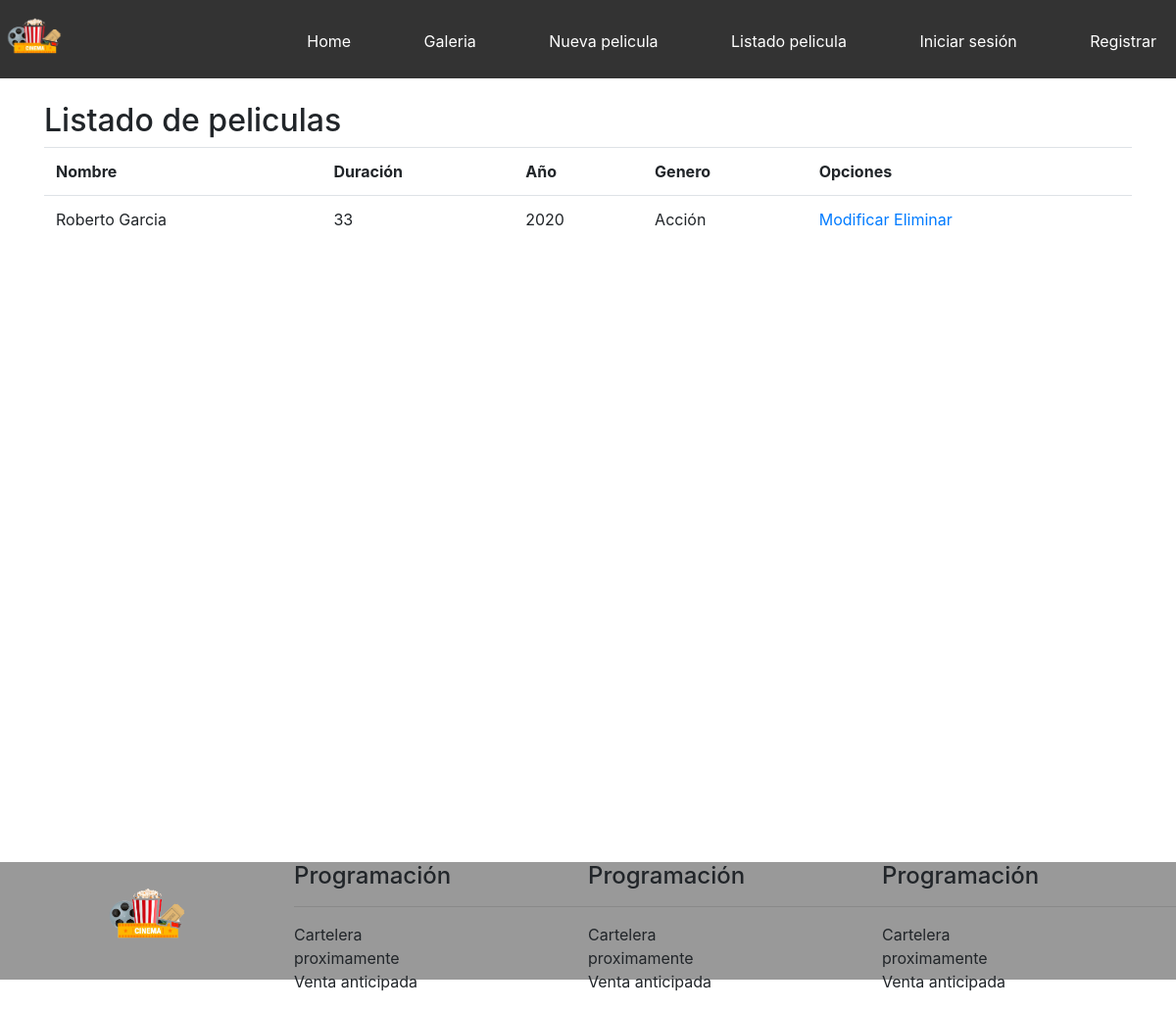
The page /listado-peliculas on the database as committed earlier.
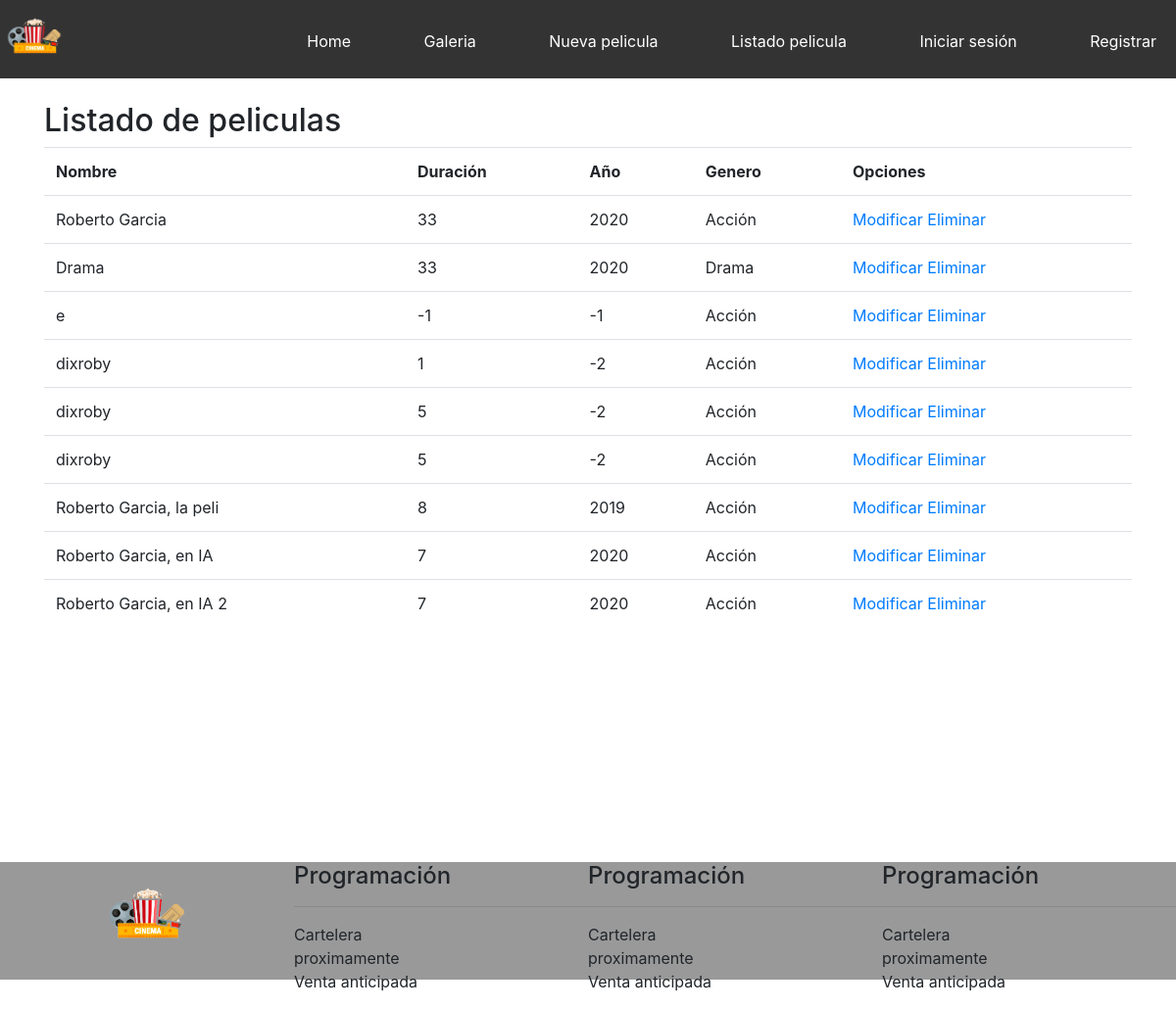
The same page on the database as committed later.
### core/models.py (models this page shows, shortened)
class Pelicula(models.Model):
    nombre = models.CharField(max_length=200)
    duracion = models.IntegerField()
    anio = models.IntegerField(verbose_name="Año")
    genero = models.ForeignKey(Genero, on_delete=models.CASCADE)
    sipnopsis = models.TextField(null = True, blank = True)
    fecha_streno = models.DateField()
    imagen = models.ImageField(null = True, blank = True)

class Genero(models.Model):
    nombre = models.CharField(max_length=80)
    def __str__(self):
        return self.nombre

### core/views.py (the view)
# urls.py: path('listado-peliculas',listado_pelicula,name="listado_pelicula"),
def listado_pelicula(request):
    pelicula = Pelicula.objects.all()
    data = {"peliculas":pelicula}
    return render(request,'core/listado_peliculas.html',data)

### core/templates/core/listado_peliculas.html (shortened to what this page needs)
{% extends 'core/base.html' %}
{% load static%}
{% block contenido %}
{% block css %}
<link rel="stylesheet" href="//cdnjs.cloudflare.com/ajax/libs/toastr.js/latest/css/toastr.min.css">
{%endblock %}
<h2>Listado de peliculas</h2>
<table class="table">
    <tr>
        <th>Nombre</th>
        <th>Duración</th>
        <th>Año</th>
        <th>Genero</th>
        <th>Opciones</th>
    </tr>
    {% for c in peliculas%}
    <tr>
        <td>{{c.nombre}}</td>
        <td>{{c.duracion}}</td>
        <td>{{c.anio}}</td>
        <td>{{c.genero}}</td>
        <td>
            <a href="{% url 'pelicula:modificar-pelicula' c.id %}">Modificar</a>
            <a onclick="confirmarEliminacion(  '{{c.id }}'  , '{{c.nombre }}' )" href="#">Eliminar</a> </td>
    </tr>
    {%endfor %}
</table>
{% endblock %}

### core/templates/core/base.html (shortened to what this page needs)
<!DOCTYPE html>
<html lang="es">
<head>
    {% load static %}
    {% block css %}
    {% endblock %}
    <link rel="stylesheet" href="{% static 'core/css/estilos.css'%}">
    <link rel="stylesheet" href="https://stackpath.bootstrapcdn.com/bootstrap/4.3.1/css/bootstrap.min.css">
</head>
<body>
    <header>
        <img src="{% static 'core/img/logo.png'%} " alt="Logo" class="logo">
        <nav>
                <ul>
                        <li>
                            <a href="{% url 'pelicula:home' %}">Home</a>
                        </li>
                        <li>
                            <a href="{% url 'pelicula:galeria' %}">Galeria</a>
                        </li>
                        <li>
                            <a href="{% url 'pelicula:nueva_pelicula' %}">Nueva pelicula</a>
                        </li>
                        <li>
                            <a href="{% url 'pelicula:listado_pelicula' %}">Listado pelicula</a>
                        </li>
                        {% if user.is_authenticated %}
                        <li>
                            <a> {{user.username}} </a>
                        </li>
                        <li>
                            <a href ="{% url 'logout'%}"> Salir</a>
                        </li>
                        {% else%}
                        <li>
                            <a href ="{% url 'login'%}"> Iniciar sesión</a>
                        </li>
                        <li>
                            <a href ="{% url 'pelicula:registro'%}"> Registrar</a>
                        </li>
                        {% endif %}
                </ul>
        </nav>
    </header>
    <div id="principal">
        <br>
        <div class="container">
            {% block contenido %}
            {% endblock %}
        </div>
        <br>
    </div>
    <footer class="hide_on_mobile">
        <div>
            <img src="{% static 'core/img/logo.png'%}  " alt="logo" class="logo_footer">
        </div>
        <div>
            <h4>Programación</h4>
            <hr>
            <ul>
                <li>Cartelera</li>
                <li>proximamente</li>
                <li>Venta anticipada</li>
            </ul>
        </div>
        <div>
                <h4>Programación</h4>
                <hr>
                <ul>
                    <li>Cartelera</li>
                    <li>proximamente</li>
                    <li>Venta anticipada</li>
                </ul>
        </div>
        <div>
                <h4>Programación</h4>
                <hr>
                <ul>
                    <li>Cartelera</li>
                    <li>proximamente</li>
                    <li>Venta anticipada</li>
                </ul>
        </div>
    </footer>
</body>
</html>

### core/static/core/css/estilos.css (style rules this page uses)
* { margin:0; padding: 0; }
body { background-color:rgb(219, 219, 219); font-family: fantasy; }
header { width: 100%; height: 80px; background-color:#333; transition: all 0.5s; }
#principal { width: 100%; min-height: 100vh; height: auto; }
footer { width: 100%; height: 120px; background-color:#999; }
nav { width: auto; float:right; }
nav > ul > li { display: inline-block; margin-left:30px; padding:30px 20px; transition: all 0.5s; }
nav > ul > li > a { color:white; text-decoration: none; }
.logo { width: 70px; }
footer > div { width: 25%; float:left; }
footer li { list-style: none; }
.logo_footer { width: 100px; margin:auto; display: block; }
.hide_on_mobile { display: block; }

Rows that differ between the two databases and show on the page:
added Pelicula: nombre "Drama", duracion "33", anio "2020", genero "Drama"
added Pelicula: nombre "e", duracion "-1", anio "-1", genero "Acción"
added Pelicula: nombre "dixroby", duracion "1", anio "-2", genero "Acción"
added Pelicula: nombre "dixroby", duracion "5", anio "-2", genero "Acción"
added Pelicula: nombre "dixroby", duracion "5", anio "-2", genero "Acción"
added Pelicula: nombre "Roberto Garcia, la peli", duracion "8", anio "2019", genero "Acción"
added Pelicula: nombre "Roberto Garcia, en IA", duracion "7", anio "2020", genero "Acción"
added Pelicula: nombre "Roberto Garcia, en IA 2", duracion "7", anio "2020", genero "Acción"
